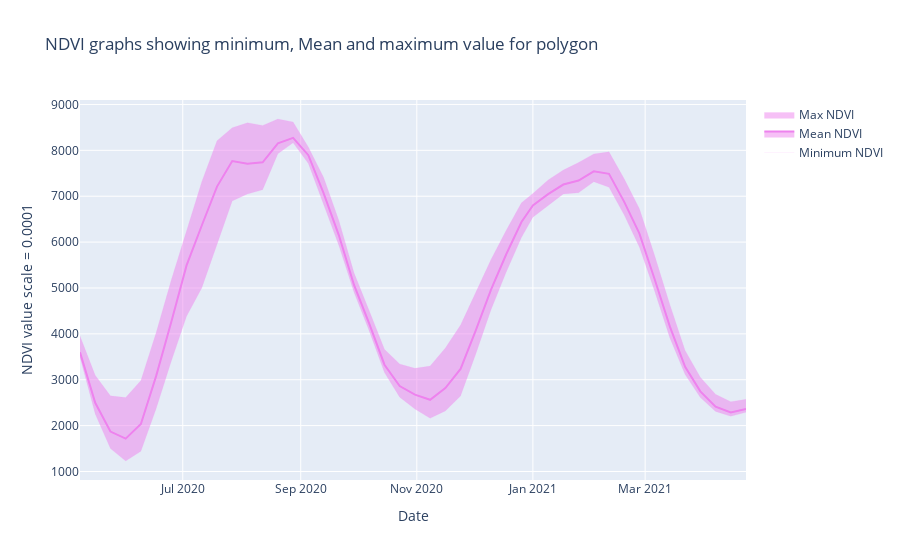

Notebook source saved alongside this figure:
### Code cell
# reference taken from following link
# https://stackoverflow.com/a/61494764

#random color generation in plotly
hex_colors_dic = {}
rgb_colors_dic = {}
hex_colors_only = []
for name, hex in matplotlib.colors.cnames.items():
    hex_colors_only.append(hex)
    hex_colors_dic[name] = hex
    rgb_colors_dic[name] = matplotlib.colors.to_rgb(hex)


fig = go.Figure()
# c = random.choice(hex_colors_only)
c = '#EE82EE'
print(c)

# Create and style traces
fig.add_trace(go.Scatter(x=date, y=min, name='Minimum NDVI',
                         line=dict(color=c, width=0.1)))
fig.add_trace(go.Scatter(x=date, y=mean, name = 'Mean NDVI',
                         line=dict(color=c), fill='tonexty'))
fig.add_trace(go.Scatter(x=date, y=max, name='Max NDVI',
                         line=dict(color=c, width=0.1), fill='tonexty' # dash options include 'dash', 'dot', and 'dashdot'
))
# Edit the layout
fig.update_layout(title='NDVI graphs showing minimum, Mean and maximum value for polygon',
                   xaxis_title='Date',
                   yaxis_title='NDVI value scale = 0.0001')


fig.show()
